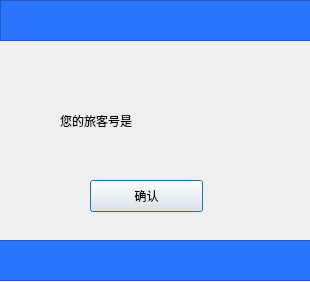
<?xml version="1.0" encoding="UTF-8"?>
<ui version="4.0">
 <class>ShowIDDialog</class>
 <widget class="QDialog" name="ShowIDDialog">
  <property name="geometry">
   <rect>
    <x>0</x>
    <y>0</y>
    <width>310</width>
    <height>282</height>
   </rect>
  </property>
  <property name="windowTitle">
   <string>旅客号信息</string>
  </property>
  <widget class="QLabel" name="tip">
   <property name="geometry">
    <rect>
     <x>60</x>
     <y>100</y>
     <width>161</width>
     <height>41</height>
    </rect>
   </property>
   <property name="styleSheet">
    <string notr="true">font: 12pt &quot;MS Shell Dlg 2&quot;;</string>
   </property>
   <property name="text">
    <string>您的旅客号是</string>
   </property>
  </widget>
  <widget class="QPushButton" name="yep">
   <property name="geometry">
    <rect>
     <x>90</x>
     <y>180</y>
     <width>113</width>
     <height>32</height>
    </rect>
   </property>
   <property name="text">
    <string>确认</string>
   </property>
  </widget>
  <widget class="QFrame" name="frame">
   <property name="geometry">
    <rect>
     <x>0</x>
     <y>0</y>
     <width>321</width>
     <height>41</height>
    </rect>
   </property>
   <property name="styleSheet">
    <string notr="true">background-color: rgb(43, 117, 255);</string>
   </property>
   <property name="frameShape">
    <enum>QFrame::StyledPanel</enum>
   </property>
   <property name="frameShadow">
    <enum>QFrame::Raised</enum>
   </property>
  </widget>
  <widget class="QFrame" name="frame_2">
   <property name="geometry">
    <rect>
     <x>-10</x>
     <y>240</y>
     <width>341</width>
     <height>41</height>
    </rect>
   </property>
   <property name="styleSheet">
    <string notr="true">background-color: rgb(43, 117, 255);</string>
   </property>
   <property name="frameShape">
    <enum>QFrame::StyledPanel</enum>
   </property>
   <property name="frameShadow">
    <enum>QFrame::Raised</enum>
   </property>
  </widget>
  <widget class="QLabel" name="IDnumber">
   <property name="geometry">
    <rect>
     <x>190</x>
     <y>112</y>
     <width>54</width>
     <height>20</height>
    </rect>
   </property>
   <property name="styleSheet">
    <string notr="true">font: 12pt &quot;MS Shell Dlg 2&quot;;</string>
   </property>
   <property name="text">
    <string/>
   </property>
  </widget>
 </widget>
 <resources/>
 <connections/>
</ui>
